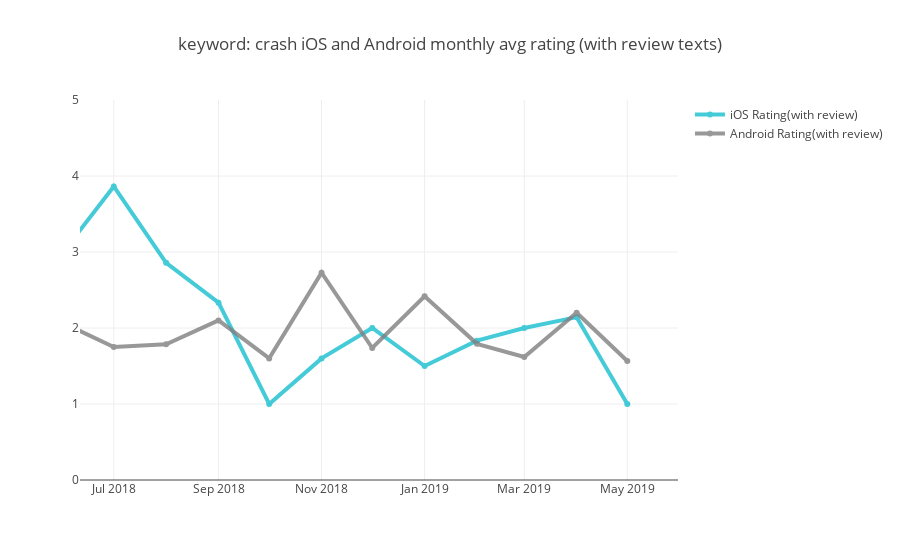

The code cell stored with this chart in its notebook:
### Code cell
#show change

kw = "crash"

as_kw_to_review_sub= ios_kw_rating[ios_kw_rating["keyword"] == kw].sort_values("month_start",ascending=False)
gp_kw_to_review_sub = android_kw_rating[android_kw_rating["keyword"] == kw].sort_values("month_start",ascending=False)

# monthly trend
trace_ios = go.Scatter(
                x=as_kw_to_review_sub.month_start,
                y=as_kw_to_review_sub["Rating"],
                name = "iOS Rating(with review)",
                line = dict(color = '#17BECF', width = 4),
                opacity = 0.8)

trace_android = go.Scatter(
                x=gp_kw_to_review_sub.month_start,
                y=gp_kw_to_review_sub["Rating"],
                name = "Android Rating(with review)",
                line = dict(color = '#7F7F7F', width = 4),
                opacity = 0.8)

data = [trace_ios,trace_android]

layout = dict(
    title = "keyword: " + kw + " " +"iOS and Android monthly avg rating (with review texts)",
    xaxis = dict(
        range = ['2018-06-11','2019-05-31']),
    yaxis = dict(range = [0,5])
)

fig = dict(data=data, layout=layout)
py.iplot(fig, filename = "Manually Set Range")

### Figure 1 — Plotly figure (JSON) as saved in the notebook; plotly's stock layout.template omitted (floating-point values rounded to 4 significant figures)
{"data": [{"line": {"color": "#17BECF", "width": 4}, "name": "iOS Rating(with review)", "opacity": 0.8, "type": "scatter", "uid": "5c07f81c-c154-4d44-a4fe-f4c8314c5e57", "x": ["2019-05-01", "2019-04-01", "2019-03-01", "2019-02-01", "2019-01-01", "2018-12-01", "2018-11-01", "2018-10-01", "2018-09-01", "2018-08-01", "2018-07-01", "2018-06-01", "2018-05-01"], "y": [1, 2.143, 2, 1.833, 1.5, 2, 1.6, 1, 2.333, 2.857, 3.862, 3, 1.5]}, {"line": {"color": "#7F7F7F", "width": 4}, "name": "Android Rating(with review)", "opacity": 0.8, "type": "scatter", "uid": "88d92864-e110-4b1e-b9c6-9f3407afa454", "x": ["2019-05-01", "2019-04-01", "2019-03-01", "2019-02-01", "2019-01-01", "2018-12-01", "2018-11-01", "2018-10-01", "2018-09-01", "2018-08-01", "2018-07-01", "2018-06-01", "2018-05-01"], "y": [1.567, 2.2, 1.619, 1.792, 2.417, 1.737, 2.727, 1.6, 2.1, 1.786, 1.75, 2.065, 1.895]}], "layout": {"title": {"text": "keyword: crash iOS and Android monthly avg rating (with review texts)"}, "xaxis": {"range": ["2018-06-11", "2019-05-31"]}, "yaxis": {"range": [0, 5]}}}
